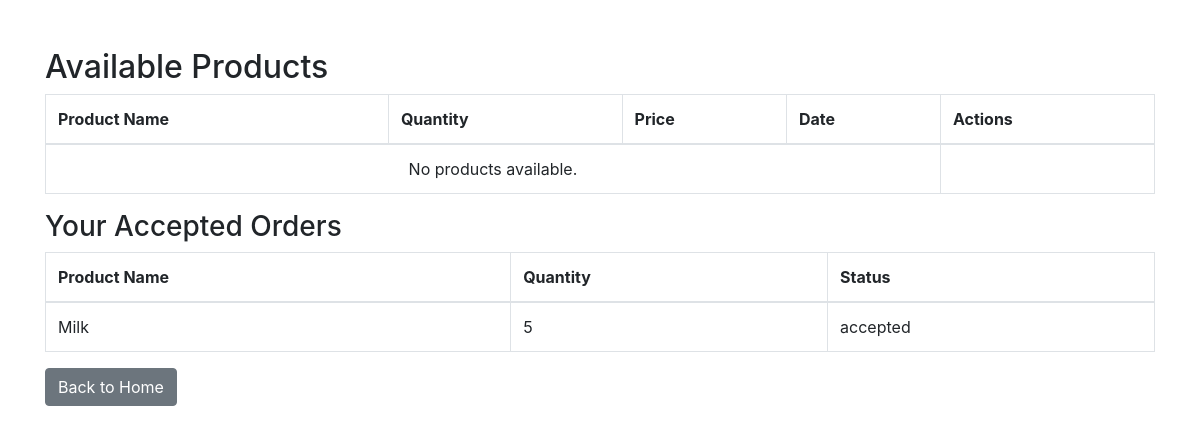
Page /view_products (signed in) on the earlier database version.
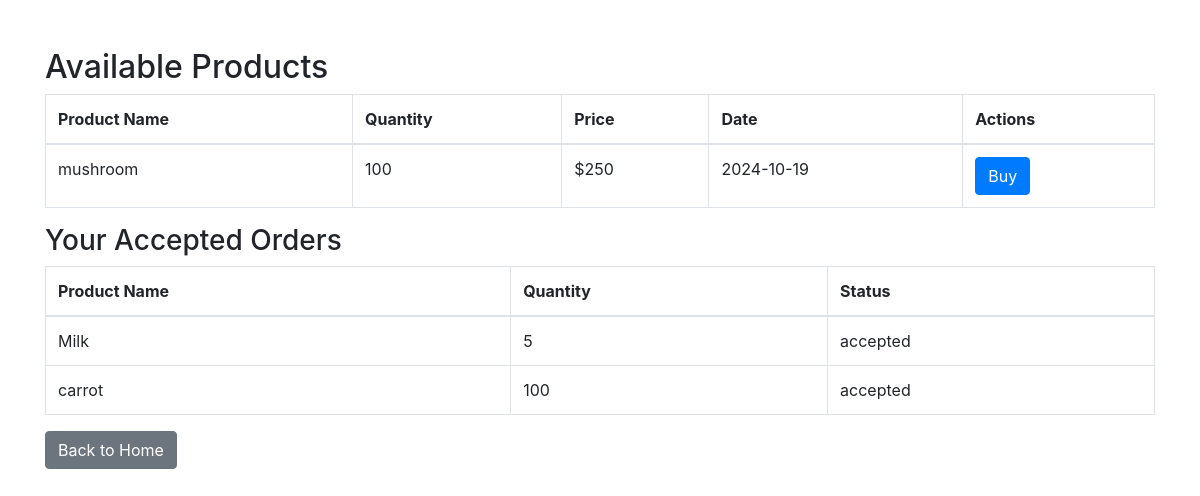
Same page on the later database version.
### app.py (models this page shows)
class Order(db.Model):
    id = db.Column(db.Integer, primary_key=True)
    product_id = db.Column(db.Integer, db.ForeignKey('product.id'), nullable=False)
    distributor_id = db.Column(db.Integer, db.ForeignKey('user.id'), nullable=False)
    farmer_id = db.Column(db.Integer, db.ForeignKey('user.id'), nullable=False)
    status = db.Column(db.String(20), nullable=False, default='waiting')  # 'waiting', 'accepted', 'rejected'
    chain = db.Column(db.String(255), nullable=True)  # New column for product chain
    product = db.relationship('Product', backref='orders', lazy=True)

class Product(db.Model):
    id = db.Column(db.Integer, primary_key=True)
    name = db.Column(db.String(80), nullable=False)
    quantity = db.Column(db.Integer, nullable=False)
    price = db.Column(db.Integer, nullable=False)
    farmer_name = db.Column(db.String(80), nullable=False)
    manufacture_date = db.Column(db.Date, nullable=False, default=datetime.utcnow)
    farmer_id = db.Column(db.Integer, db.ForeignKey('user.id'), nullable=False)  # Link to Farmer

### app.py (the view)
@app.route('/view_products')
def view_products():
    if 'role' in session and session['role'] == 'distributor':
        products = Product.query.all()
        accepted_orders = Order.query.filter_by(distributor_id=session['user_id'], status='accepted').all()
        accepted_product_ids = [order.product_id for order in accepted_orders]
        available_products = [product for product in products if product.id not in accepted_product_ids]
        return render_template('product_list.html', products=available_products, accepted_orders=accepted_orders)
    return redirect(url_for('login'))

### templates/product_list.html (shortened to what this page needs)
<!DOCTYPE html>
<html lang="en">
<head>
    <link rel="stylesheet" href="https://cdnjs.cloudflare.com/ajax/libs/bootstrap/4.5.2/css/bootstrap.min.css">
</head>
<body>
    <div class="container mt-5">
        <h2>Available Products</h2>
        <table class="table table-bordered">
            <thead>
                <tr>
                    <th>Product Name</th>
                    <th>Quantity</th>
                    <th>Price</th>
                    <th>Date</th>
                    {% if session.role == 'distributor' %}
                    <th>Actions</th>
                    {% endif %}
                </tr>
            </thead>
            <tbody>
                {% for product in products %}
                <tr id="product-row-{{ product.id }}">
                    <td>{{ product.name }}</td>
                    <td>{{ product.quantity }}</td>
                    <td>${{ product.price }}</td>
                    <td>{{ product.manufacture_date }}</td>
                    {% if session.role == 'distributor' %}
                    <td>
                        <button class="btn btn-primary buy-btn" data-product-id="{{ product.id }}">Buy</button>
                    </td>
                    {% endif %}
                </tr>
                {% else %}
                <tr>
                    <td colspan="4" class="text-center">No products available.</td>
                </tr>
                {% endfor %}
            </tbody>
        </table>
        <h3>Your Accepted Orders</h3>
        <table class="table table-bordered">
            <thead>
                <tr>
                    <th>Product Name</th>
                    <th>Quantity</th>
                    <th>Status</th>
                </tr>
            </thead>
            <tbody>
                {% for order in accepted_orders %}
                <tr>
                    <td>{{ order.product.name }}</td>
                    <td>{{ order.product.quantity }}</td>
                    <td>{{ order.status }}</td>
                </tr>
                {% else %}
                <tr>
                    <td colspan="3" class="text-center">No accepted orders.</td>
                </tr>
                {% endfor %}
            </tbody>
        </table>
        <a href="{{ url_for('index') }}" class="btn btn-secondary">Back to Home</a>
    </div>
</body>
</html>

Differences in the rows shown:
added Product: name "mushroom", quantity "100", price "250", manufacture_date "2024-10-19"
added Order: product.name "carrot", product.quantity "100", status "accepted"
Other differences:
text no longer shown: "No products available."
